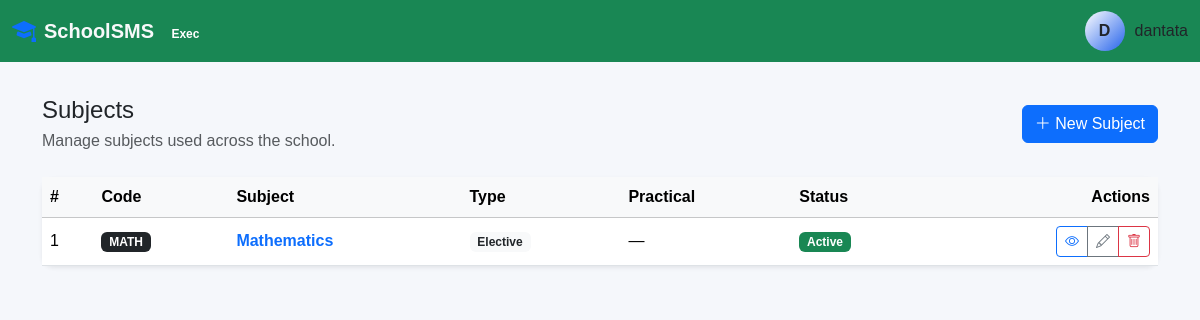
/academics/subjects/ (signed in), run on the app's committed database.
### accounts/models.py (models this page shows, shortened)
class User(AbstractUser):
    class Role(models.TextChoices):
        SUPER_ADMIN = (
            "super_admin",
            "Super Administrator",
        )
        SCHOOL_ADMIN = (
            "school_admin",
            "School Administrator",
        )
        PRINCIPAL = (
            "principal",
            "Principal",
        )
        VICE_PRINCIPAL = (
            "vice_principal",
            "Vice Principal",
        )
        HEAD_TEACHER = (
            "head_teacher",
            "Head Teacher",
        )
        TEACHER = (
            "teacher",
            "Teacher",
        )
        FORM_TEACHER = (
            "form_teacher",
            "Form Teacher",
        )
        BURSAR = (
            "bursar",
            "Bursar",
        )
        ACCOUNTANT = (
            "accountant",
            "Accountant",
        )
        REGISTRAR = (
            "registrar",
            "Registrar",
        )
        STUDENT = (
            "student",
            "Student",
        )
        PARENT = (
            "parent",
            "Parent/Guardian",
        )
    school = models.ForeignKey(
        "schools.School",
        on_delete=models.SET_NULL,
        null=True,
        blank=True,
        related_name="users",
    )
    role = models.CharField(
        max_length=30,
        choices=Role.choices,
        default=Role.TEACHER,
    )
    phone = models.CharField(
        max_length=20,
        blank=True,
    )
    staff_id = models.CharField(
        max_length=50,
        null=True,
        blank=True,
    )
    profile_photo = models.ImageField(
        upload_to="accounts/profiles/",
        blank=True,
        null=True,
    )
    address = models.TextField(
        blank=True,
    )
    date_of_birth = models.DateField(
        blank=True,
        null=True,
    )
    is_verified = models.BooleanField(
        default=False,
    )
    created_at = models.DateTimeField(
        auto_now_add=True,
    )
    updated_at = models.DateTimeField(
        auto_now=True,
    )
    class Meta:
        ordering = [
            "first_name",
            "last_name",
        ]
        constraints = [
            models.UniqueConstraint(
                fields=[
                    "school",
                    "staff_id",
                ],
                condition=Q(
                    staff_id__isnull=False,
                ),
                name="unique_staff_id_per_school",
            ),
        ]

### academics/models.py (models this page shows, shortened)
class Subject(models.Model):
    name = models.CharField(
        max_length=150,
    )
    code = models.CharField(
        max_length=30,
        unique=True,
    )
    description = models.TextField(
        blank=True,
    )
    is_core = models.BooleanField(
        default=False,
    )
    is_practical = models.BooleanField(
        default=False,
    )
    is_active = models.BooleanField(
        default=True,
    )
    created_at = models.DateTimeField(
        auto_now_add=True,
    )
    updated_at = models.DateTimeField(
        auto_now=True,
    )
    class Meta:
        ordering = ["name"]

### academics/views.py (the view)
@login_required
def subject_list(request):
    subjects = Subject.objects.all()
    return render(
        request,
        "academics/subject_list.html",
        {
            "subjects": subjects,
        },
    )

### templates/academics/subject_list.html (shortened to what this page needs)
{% extends "base.html" %}
{% block content %}
<div class="container pt-5">
    <div class="d-flex justify-content-between align-items-center mb-4">
        <div>
            <h4 class="mb-1">
                Subjects
            </h4>
            <p class="text-muted mb-0">
                Manage subjects used across the school.
            </p>
        </div>
        <a
            href="{% url 'academics:subject_create' %}"
            class="btn btn-primary"
        >
            <i class="bi bi-plus-lg"></i>
            New Subject
        </a>
    </div>
    <div class="card border-0 shadow-sm">
        <div class="card-body p-0">
            <div class="table-responsive">
                <table class="table table-hover align-middle mb-0">
                    <thead class="table-light">
                        <tr>
                            <th>#</th>
                            <th>Code</th>
                            <th>Subject</th>
                            <th>Type</th>
                            <th>Practical</th>
                            <th>Status</th>
                            <th class="text-end">
                                Actions
                            </th>
                        </tr>
                    </thead>
                    <tbody>
                        {% for subject in subjects %}
                            <tr>
                                <td>
                                    {{ forloop.counter }}
                                </td>
                                <td>
                                    <span class="badge text-bg-dark">
                                        {{ subject.code }}
                                    </span>
                                </td>
                                <td>
                                    <a
                                        href="{% url 'academics:subject_detail' subject.pk %}"
                                        class="fw-semibold text-decoration-none"
                                    >
                                        {{ subject.name }}
                                    </a>
                                </td>
                                <td>
                                    {% if subject.is_core %}
                                        <span class="badge text-bg-primary">
                                            Core
                                        </span>
                                    {% else %}
                                        <span class="badge text-bg-light text-dark">
                                            Elective
                                        </span>
                                    {% endif %}
                                </td>
                                <td>
                                    {% if subject.is_practical %}
                                        <span class="badge text-bg-warning">
                                            Practical
                                        </span>
                                    {% else %}
                                        —
                                    {% endif %}
                                </td>
                                <td>
                                    {% if subject.is_active %}
                                        <span class="badge text-bg-success">
                                            Active
                                        </span>
                                    {% else %}
                                        <span class="badge text-bg-secondary">
                                            Inactive
                                        </span>
                                    {% endif %}
                                </td>
                                <td class="text-end">
                                    <div class="btn-group">
                                        <a
                                            href="{% url 'academics:subject_detail' subject.pk %}"
                                            class="btn btn-sm btn-outline-primary"
                                        >
                                            <i class="bi bi-eye"></i>
                                        </a>
                                        <a
                                            href="{% url 'academics:subject_update' subject.pk %}"
                                            class="btn btn-sm btn-outline-secondary"
                                        >
                                            <i class="bi bi-pencil"></i>
                                        </a>
                                        <a
                                            href="{% url 'academics:subject_delete' subject.pk %}"
                                            class="btn btn-sm btn-outline-danger"
                                        >
                                            <i class="bi bi-trash"></i>
                                        </a>
                                    </div>
                                </td>
                            </tr>
                        {% endfor %}
                    </tbody>
                </table>
            </div>
        </div>
    </div>
</div>
{% endblock %}

### templates/base.html (shortened to what this page needs)
{% load static %}
<!DOCTYPE html>
<html lang="en">
<head>
    <link
        href="https://cdn.jsdelivr.net/npm/bootstrap@5.3.3/dist/css/bootstrap.min.css"
        rel="stylesheet"
    >
    <link
        href="https://cdn.jsdelivr.net/npm/bootstrap-icons@1.11.3/font/bootstrap-icons.css"
        rel="stylesheet"
    >
     <link
     rel="stylesheet"
     href="{% static 'css/sms.css' %}"
    >
</head>
<body>
    <nav class="navbar fixed-top bg-success" data-bs-theme="dark">
    <div class="container-fluid d-flex justify-content-between align-items-center">
        {% if request.user.role == 'super_admin' %}
            <a class="navbar-brand d-flex align-items-center gap-2 fw-bold text-light text-decoration-none" href="/admin/">
                <i class="bi bi-shield-lock-fill text-danger fs-4"></i>
                <span>SchoolSMS <span class="badge bg-danger-subtle text-danger rounded-pill fs-8 ms-1">Root</span></span>
            </a>
        {% elif request.user.role == 'principal' or request.user.role == 'vice_principal' %}
            <a class="navbar-brand d-flex align-items-center gap-2 fw-bold text-light text-decoration-none" href="{% url 'dashboard:dashboard' %}">
                <i class="bi bi-mortarboard-fill text-primary fs-4"></i>
                <span>SchoolSMS <span class="badge bg-purple-subtle text-purple rounded-pill fs-8 ms-1">Exec</span></span>
            </a>
        {% elif request.user.role == 'bursar' or request.user.role == 'accountant' %}
            <a class="navbar-brand d-flex align-items-center gap-2 fw-bold text-light text-decoration-none" href="{% url 'dashboard:dashboard' %}">
                <i class="bi bi-wallet2 text-warning fs-4"></i>
                <span>SchoolSMS <span class="badge bg-warning-subtle text-warning rounded-pill fs-8 ms-1">Finance</span></span>
            </a>
        {% elif request.user.role == 'parent' %}
            <a class="navbar-brand d-flex align-items-center gap-2 fw-bold text-light text-decoration-none" href="{% url 'dashboard:dashboard' %}">
                <i class="bi bi-people-fill text-light fs-4"></i>
                <span>SchoolSMS <span class="badge bg-light text-light rounded-pill fs-8 ms-1">Parent Portal</span></span>
            </a>
        {% else %}
            <a class="navbar-brand d-flex align-items-center gap-2 fw-bold text-light text-decoration-none" href="{% url 'dashboard:dashboard' %}">
                <i class="bi bi-mortarboard-fill text-primary fs-4"></i>
                <span>SchoolSMS</span>
            </a>
        {% endif %}
        <div class="d-flex gap-2">
            <div class="user-profile">
                <div class="avatar">
                    {{ user.username|first|upper }}
                </div>
                <span>
                    {{ user.username }}
                </span>
            </div>
        </div>
    </div>
</nav>
<div class="container-fluid pt-4 mt-4">
</div>
{% block content %}
{% endblock %}
</body>
</html>

### templates/base.html (style rules this page uses)
:root { --bg: #0b0b12; --sidebar: #11111a; --card: #151520; --border: #262638; --text: #ffffff; --muted: #fff; --primary: #ffffff; --secondary: #2563eb; }
body { background: #f5f7fb; font-family: Arial, sans-serif; }
.card { border: 0; border-radius: 12px; box-shadow: 0 2px 10px rgba(0, 0, 0, 0.05); }
.table th { white-space: nowrap; }
.fs-8 { font-size: 0.75rem; }
.user-profile { display: flex; align-items: center; gap: 10px; }
.avatar { width: 40px; height: 40px; display: flex; justify-content: center; align-items: center; border-radius: 50%; background: linear-gradient( 135deg, var(--primary), var(--secondary) ); font-weight: bold; }

### data on the page
User: username|first "D", username "dantata"
Subject: code "MATH", name "Mathematics", is_core "Elective", is_active "Active"
